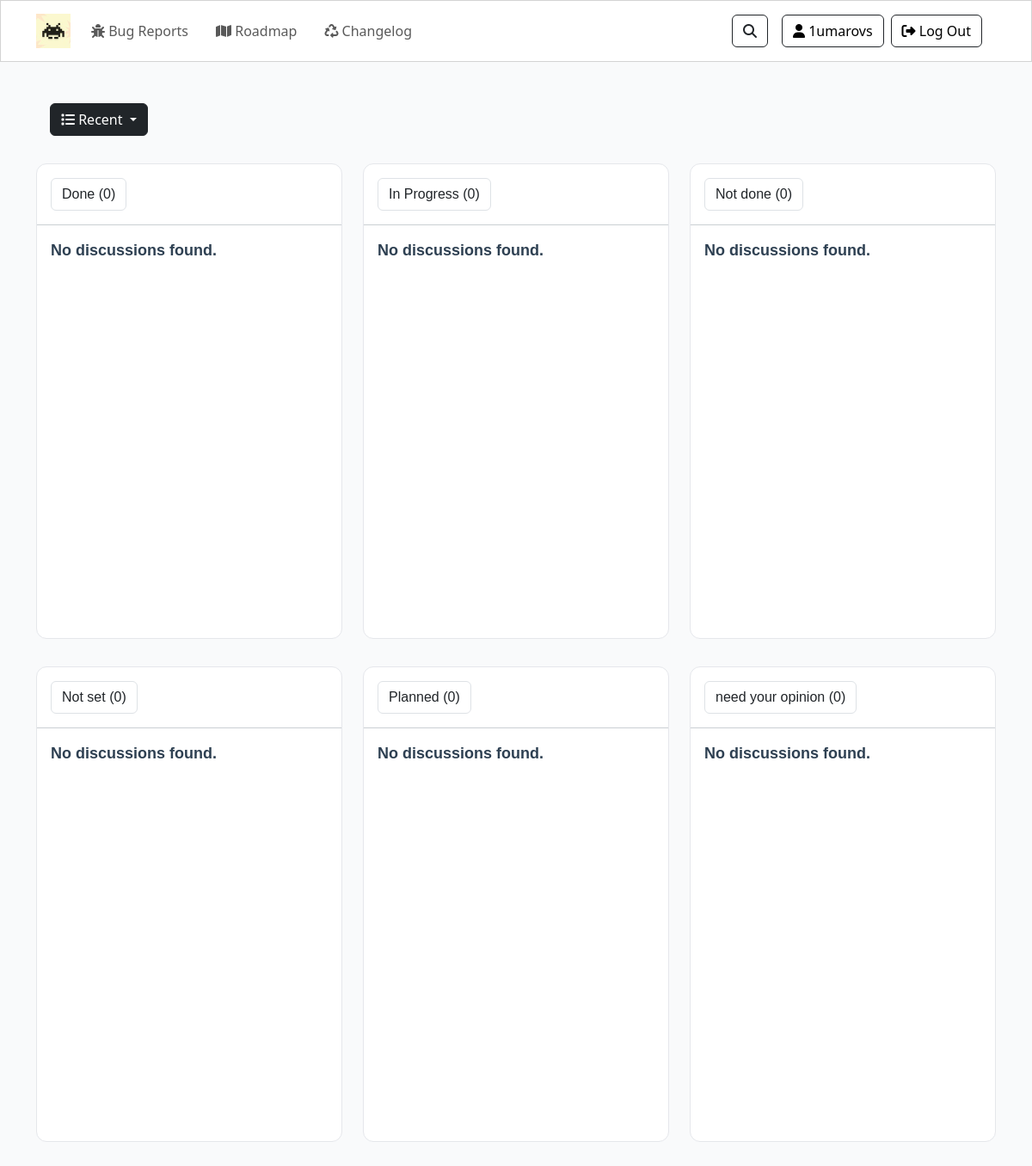
The page /roadmap/ (signed in) on the database its author committed.
### main/models.py (models this page shows, shortened)
class category(models.Model):
    name = models.CharField(max_length=100)
    slug = models.SlugField(unique=True)
    class Meta:
        verbose_name_plural = 'Categories'
        ordering = ['name']

### main/views.py (the view, shortened to what this page needs)
# urls.py: path('roadmap/', views.roadmap, name='roadmap'),
@login_required
def roadmap(request):
    filter_type = request.GET.get('filter', 'recent').lower()
    extra_filter = request.GET.get('extra_filter', '').lower()
    user_discussions = discussion.objects.filter(author=request.user).select_related('category')
    if filter_type == 'most_discussed':
        user_discussions = user_discussions.annotate(num_comments=Count('comments')).order_by('-num_comments', '-created_at')
    elif filter_type == 'most_votes':
        user_discussions = user_discussions.order_by('-vote_count', '-created_at')
    else:  # default: recent
        user_discussions = user_discussions.order_by('-created_at')
    categories = category.objects.all()
    category_discussions = {}
    for cat in categories:
        category_discussions[cat] = user_discussions.filter(category=cat)
    voted_set = set()
    context = {
        'category_discussions': category_discussions,
        'voted_set': voted_set,
        'filter_type': filter_type,  # agar frontenda kerak bo'lsa
    }
    return render(request, 'roadmap.html', context)

### templates/roadmap.html (shortened to what this page needs)
{% extends "base.html" %}
{% load static %}
{% load humanize %}
{% block content %}
    <section class="py-5">
        <div class="container">
            <div class="d-flex gap-3">
                <ul class="filtering mx-3" style="list-style: none;">
                <li class="nav-item dropdown">
                    <button class="btn btn-dark dropdown-toggle" data-bs-toggle="dropdown" aria-expanded="false">
                    <i class="fas fa-list"></i>
                    {{ current_filter|title|default:"Recent" }}
                    </button>
                </li>
                </ul>
            </div>
            <div class="row">
                {% for category, discussions in category_discussions.items %}
                <div class="col-sm-12 col-md-12 col-lg-4 py-3">
                    <div class="cards p-0" id="road">
                        <div class="btn border m-3">
                            {{ category.name }} ({{ discussions|length }})
                        </div>
                        <hr class="m-0">
                        <div class="lists" id="road-lists">
                            {% for discuss in discussions %}
                            <div class="list d-flex m-3 border rounded">
                                <form method="post" action="{% url 'main:toggle_vote' discuss.id %}" >
                                    {% csrf_token %}
                                <button type="submit" class="vote-btn d-flex flex-column h-100 m-0 p-3 btn">
                                        {% if discuss.id in voted_set %}
                                            <i class="fas fa-caret-up text-info"></i>
                                            <h3 class="counter text-info">{{ discuss.vote_count }}</h3>
                                        {% else %}
                                            <i class="fas fa-caret-up"></i>
                                            <h3 class="counter">{{ discuss.vote_count }}</h3>
                                        {% endif %}
                                </button>
                                </form>
                                <div class="content p-3">
                                    <a href="{% url 'main:discussion_detail' discuss.id %}" class="text-decoration-none">
                                        <h5 class="desp-title">{{ discuss.title }}</h5>
                                    </a>
                                <div class="d-flex gap-4 align-items-center">
                                    <p class="text-muted">
                                        <i class="fas fa-calendar-alt"></i>
                                        {{ discuss.created_at|naturaltime }}
                                    </p>
                                    <p class="text-muted">
                                        <i class="fas fa-comments"></i>
                                        {{ discuss.discussions_comments_count }} comments
                                    </p>
                                </div>
                                </div>
                            </div>
                            {% empty %}
                            <div class="m-3">No discussions found.</div>
                            {% endfor %}
                        </div>
                    </div>
                </div>
                {% endfor %}
            </div>
        </div>
    </section>
{% endblock content %}

### templates/base.html (shortened to what this page needs)
{% load static %}
<!DOCTYPE html>
<html lang="en">
  <head>
    <link
      href="https://cdn.jsdelivr.net/npm/bootstrap@5.3.1/dist/css/bootstrap.min.css"
      rel="stylesheet"
    />
    <link
      rel="stylesheet"
      href="https://cdnjs.cloudflare.com/ajax/libs/font-awesome/6.4.0/css/all.min.css"
    />
    <link rel="stylesheet" href="{% static 'style.css' %}" />
  </head>
  <body>
    <nav class="navbar navbar-expand-lg ">
      <div class="container">
        <a class="navbar-brand" href="{% url 'main:home' %}">
          <img
            src="{% static 'image/logo.jpg' %}"
            alt="Logo"
            class="navbar-logo"
          />
        </a>
        <div class="collapse navbar-collapse" id="navbarNav">
          <ul class="navbar-nav me-auto mb-2 gap-lg-3 gap-1 mb-lg-0">
            <li class="nav-item">
              <a class="nav-link" href="{% url 'main:home' %}"
                ><i class="fa-solid fa-bug"></i> Bug Reports</a
              >
            </li>
            <li class="nav-item">
              <a class="nav-link" href="{% url 'main:roadmap' %}"
                ><i class="fa-solid fa-map"></i> Roadmap</a
              >
            </li>
            <li class="nav-item">
              <a class="nav-link" href="" ><i class="fa-solid fa-recycle"></i> Changelog</a>
            </li>
          </ul>
          <form class="d-flex align-items-center" id="search-form" method="get" action="">
            <button class="btn btn-outline-dark" type="submit" id="search-btn">
              <i class="fa-solid fa-magnifying-glass"></i>
            </button>
          </form>
          <div class="navbar-text d-flex gap-2 mx-lg-3 mx-0 align-items-center">
            {% if user.is_authenticated %}
              <a href="" class="btn btn-outline-dark">
                <i class="fa-solid fa-user "></i> {{ user.username }}
              </a>
                <a href="{% url 'users:logout' %}" class="btn btn-outline-dark">
                    <i class="fa-solid fa-right-from-bracket"></i> Log Out
                </a>
            {% endif %}
          </div>
        </div>
      </div>
    </nav>
    {% block content %} {% endblock content %}
  </body>
</html>

### staticfiles/style.css (style rules this page uses)
* { margin: 0; padding: 0; box-sizing: border-box; }
.navbar-logo { width: 40px; height: auto; }
.navbar { background-color: white; border: solid 1px lightgray; }
body { background-color: #F9FAFB; }
.cards { tab-size: 4; font-size: 1.125rem; line-height: 1.75rem; font-weight: 700; --tw-text-opacity: 1; color: rgb(46 64 82 / var(--tw-text-opacity)); font-feature-settings: normal; font-variation-settings: normal; -webkit-tap-highlight-color: transparent; font-family: Inter var,sans-serif; line-height: inherit; box-sizing: border-box; border: 0 solid #e5e7eb; border-radius: .75rem; border-width: 1px; background-color: rgb(255 255 255/var(--tw-bg-opacity)); padding-left: 1.25rem; padding-right: 1.25rem; padding-top: 1rem; padding-bottom: 1rem; background-color: #FFFFFF; }
.filtering { padding: 0; }
#road-lists { overflow: auto; height: 60vh; }

### rows shown on the page
category: name "Done", discussions "0"
category: name "In Progress", discussions "0"
category: name "Not done", discussions "0"
category: name "Not set", discussions "0"
category: name "Planned", discussions "0"
category: name "need your opinion", discussions "0"

### other values the page prints
{{ user.username }} "1umarovs"
{{ current_filter|title|default:"Recent" }} "Recent"
